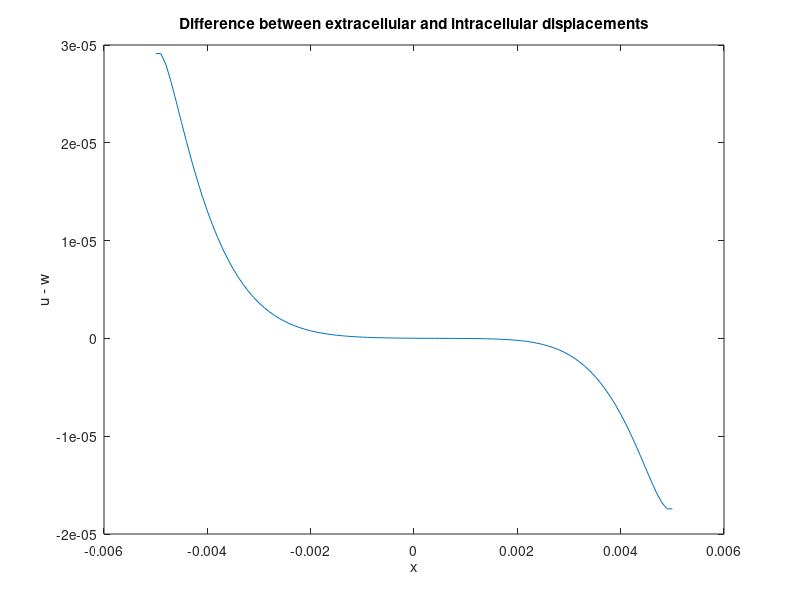

Source code (MATLAB):
close all
clear all
N = 101;
L = 0.005; %0.005m
g = 100000; %100000 Pa/m
mu_zero = 1000; %1000 Pa
nu = 1000; %1000 Pa
K = 50000000000; %50GPa/m2
T = 200; %200Pa
w = zeros(N,1); %Extracellular displacement
u = zeros(N,1); %Intracellular displacement
x = zeros(N,1); %x position, useful when plotting
delta = (2*L)/(N-1); %Spacing along x direction
iterations = 100;
for i = 1:N
    x(i) = L*(2*(i-1)/(N-1)-1); 
    mu(i) = mu_zero + g*x(i);
end
for k = 1:iterations
    for i = 2:(N-1)
        a(i) = 4*mu(i)*(w(i+1)+w(i-1))+(mu(i+1)-mu(i-1))*(w(i+1)-w(i-1));
        b(i) = 4*nu*(u(i+1)+u(i-1));
        A(i) = 8*mu(i) + K*delta*delta;
        C = 8*nu + K*delta*delta;
        B = K*delta*delta;
        u(i) = (a(i)*B + A(i)*b(i))/(A(i)*C - B*B);
        w(i) = (a(i)/A(i)) + (B/A(i))*((a(i)*B + A(i)*b(i))/(A(i)*C - B*B));
    end
    %Apply Boundary Conditions
    u(1) = u(2) + (T*delta/(4*nu));
    w(1) = w(2);
    u(N) = u(N-1) - (T*delta/(4*nu));
    w(N) = w(N-1);
end 
for i = 1:N
    h(i) = u(i)-w(i);
end 
plot(x,w)  % if you want plot with x in mm, use ?plot(x*1000,h)?
xlabel('x');
ylabel('u - w');
title('Difference between extracellular and intracellular displacements');